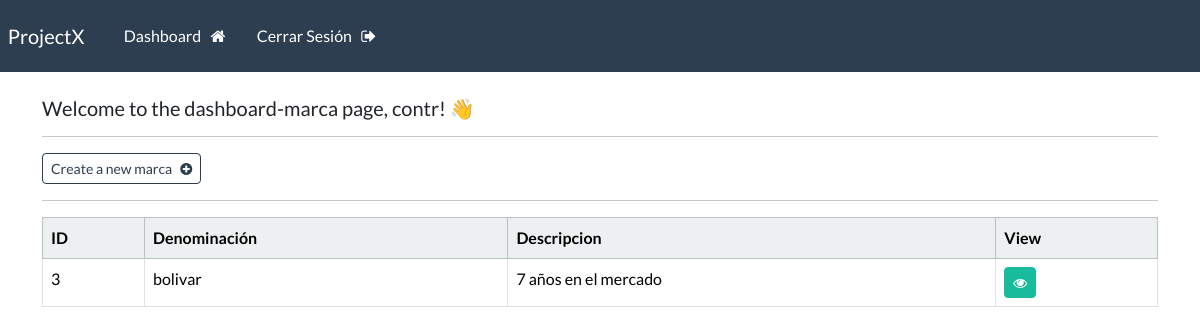
The app's page /dashboard-marca (signed in) with its own data.
### webapp/models.py (models this page shows, shortened)
class Marca(models.Model):
    denominacion = models.CharField(max_length=100)
    descripcion = models.CharField(max_length=100)

### webapp/views.py (the view)
# urls.py: path('dashboard-marca', views.dashboard_marca, name="dashboard-marca"),
@login_required(login_url='my-login')
def dashboard_marca(request):
    my_marcas = Marca.objects.all()
    context = {'marcas': my_marcas}
    return render(request,'webapp/dashboard-marca.html', context=context)

### webapp/templates/webapp/dashboard-marca.html
{% extends 'webapp/base.html' %}
{% block content %}
    <h5> Welcome to the dashboard-marca page, {{user}}! 👋</h5>
    <hr>
    <a class="btn btn-outline-primary btn-sm" href="{% url 'create-marca' %}">
        Create a new marca &nbsp; <i class="fa fa-plus-circle" aria-hidden="true"></i>
    </a>
    <hr>
    <table class="table table table-hover table-bordered">
        <thead class="table-light">
            <tr>
                <th scope="col"> ID </th>
                <th scope="col"> Denominación</th>
                <th scope="col"> Descripcion </th>
                <th scope="col"> View </th>
            </tr>
        </thead>
        <tbody>
        {% if marcas %}
            {% for marca in marcas %}
            <tr>
                <td> {{marca.id}} </td>
                <td> {{marca.denominacion}}</td>
                <td> {{marca.descripcion}}</td>
                <td> <a class="btn btn-success btn-sm" href="{% url 'marca' marca.id %}"> <i class="fa fa-eye" aria-hidden="true"></i> </a></td>
            </tr>
            {% endfor %}
        {% endif %}
        </tbody>
    </table>
{% endblock %}

### records on screen
Marca: id "3", denominacion "bolivar", descripcion "7 años en el mercado"

### other values on screen
{{ user }} "contr"
